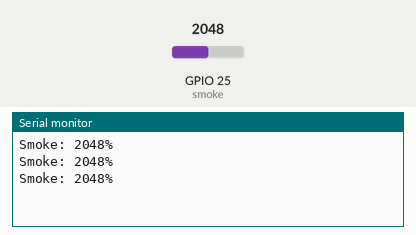
Recording of a sketch running on a simulated ESP32. Shown: the last lines printed to the serial monitor. The test bench sets the inputs (shaded band); at power-on: GPIO 25 (smoke) = 2048.

Above: at 1.3 s.
1.4 s: GPIO 25 (smoke) set to 2866
At 1.9 s:
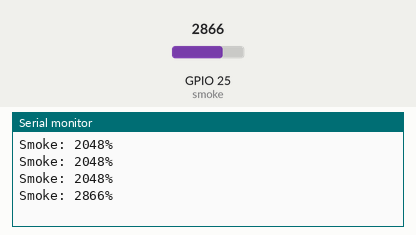
2.9 s: GPIO 25 (smoke) set to 3603
At 3.4 s:
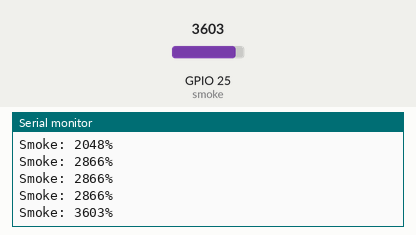
Timing chart, 0 to 5.9 s (numbered marks = the images above; inputs shaded):
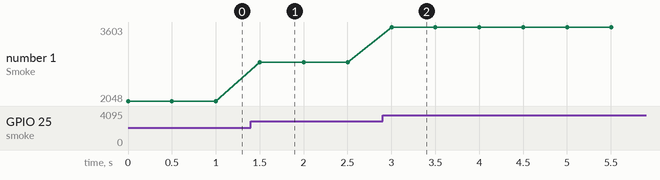

The sketch:

MQ-5.ino
```cpp
int smoke = 25;
// Your threshold value
//int sensorThres = 400;

void setup() {
  pinMode(smoke, INPUT);
  Serial.begin(9600);
}

void loop() {
  int analogSensor = analogRead(smoke);

  Serial.print("Smoke: ");
  Serial.print(analogSensor);
  Serial.println("%");
  delay(500);
}
```

Measured:
- after the input at 1.4 s, the serial monitor: prints a new line after 0.10 s (image 1)
- after the input at 2.9 s, the serial monitor: prints a new line after 0.10 s (image 2)
- plotted number 1: 2048 → 2866 after the input at 1.4 s, 2866 → 3603 after the input at 2.9 s
